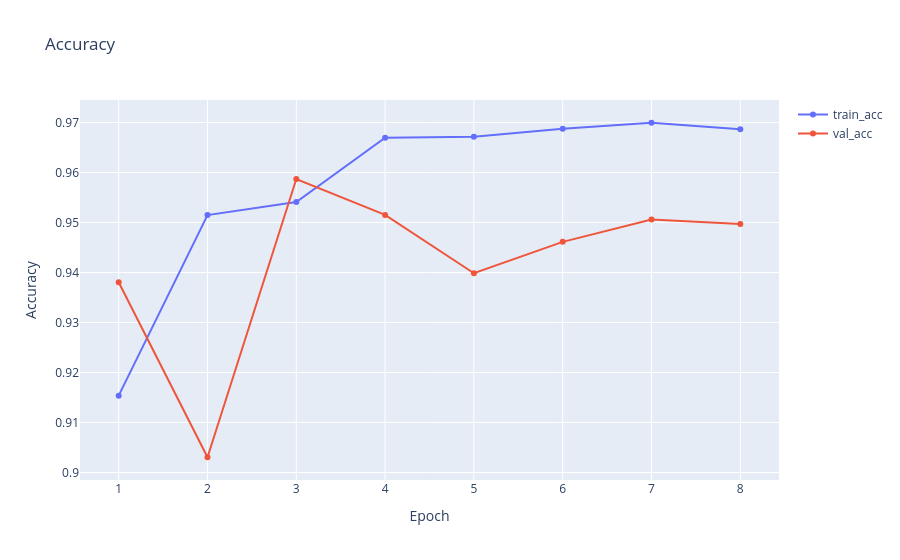

The notebook cell saved with this chart:
### Code cell
fig2 = go.Figure()
fig2.add_scatter(x = x, y = history['train_acc'], mode = 'lines+markers', name = 'train_acc')
fig2.add_scatter(x = x, y = history['val_acc'], mode = 'lines+markers', name = 'val_acc')
fig2.update_layout(title = 'Accuracy', xaxis_title = 'Epoch', yaxis_title = 'Accuracy')
fig2.show()

### Figure 1 — Plotly figure (JSON) as saved in the notebook; plotly's stock layout.template omitted (floating-point values rounded to 4 significant figures)
{"data": [{"mode": "lines+markers", "name": "train_acc", "type": "scatter", "x": [1, 2, 3, 4, 5, 6, 7, 8], "y": [0.9154, 0.9515, 0.9541, 0.967, 0.9672, 0.9688, 0.97, 0.9687]}, {"mode": "lines+markers", "name": "val_acc", "type": "scatter", "x": [1, 2, 3, 4, 5, 6, 7, 8], "y": [0.9381, 0.9031, 0.9587, 0.9515, 0.9399, 0.9461, 0.9506, 0.9497]}], "layout": {"title": {"text": "Accuracy"}, "xaxis": {"title": {"text": "Epoch"}}, "yaxis": {"title": {"text": "Accuracy"}}}}
